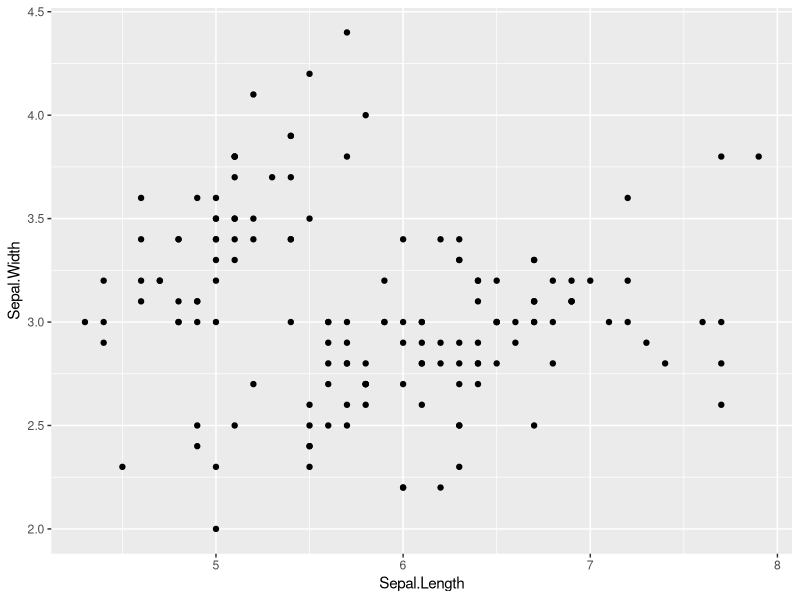
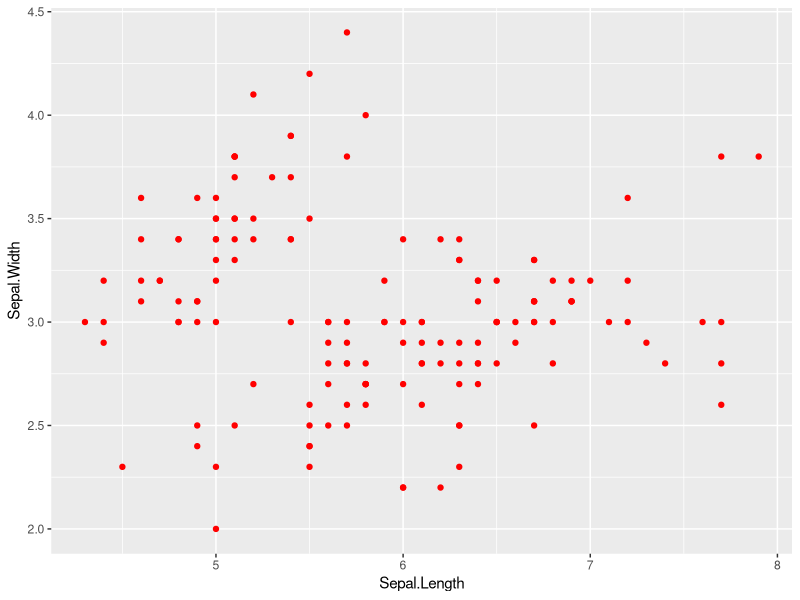
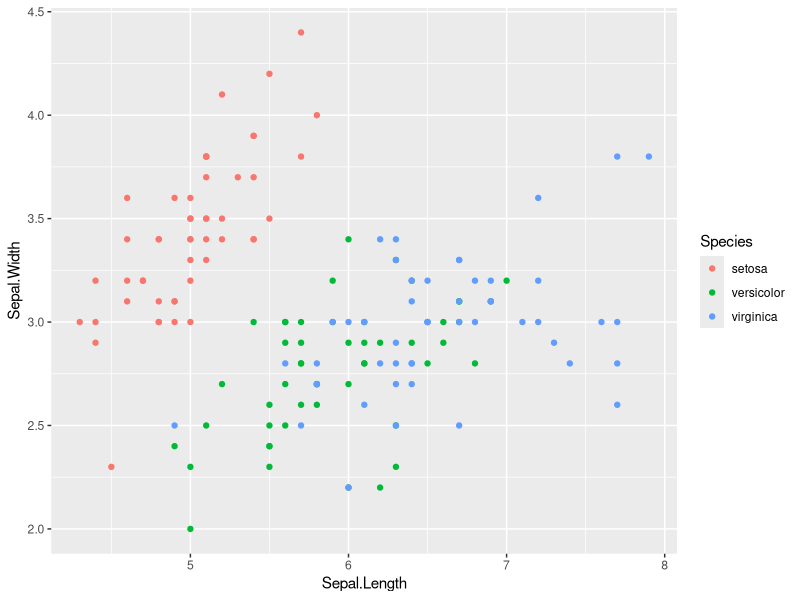
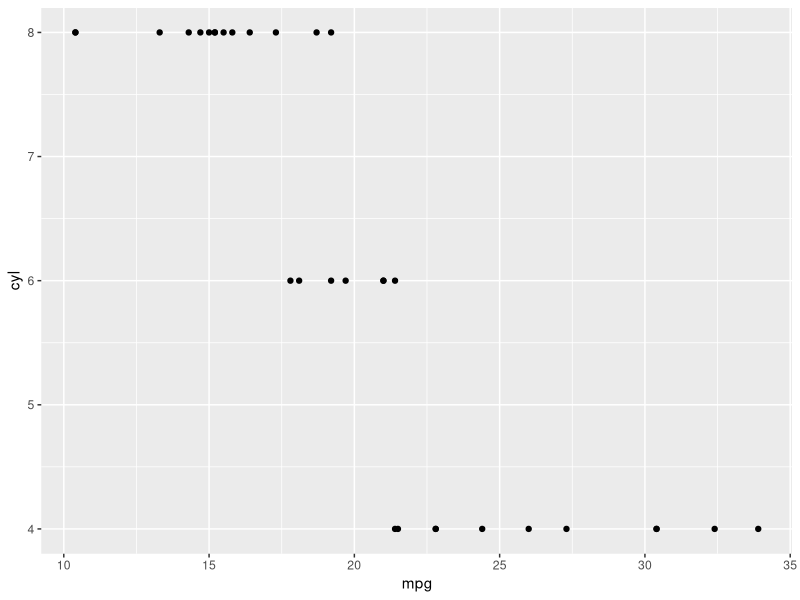
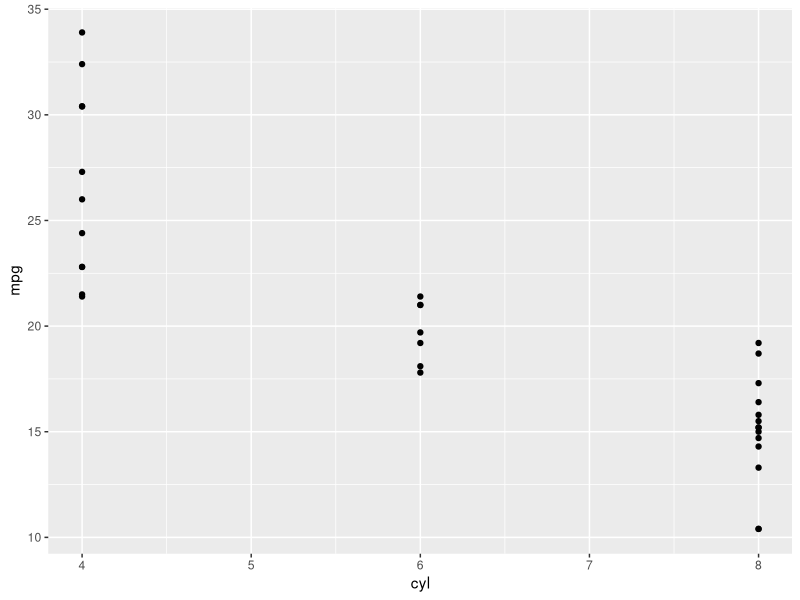
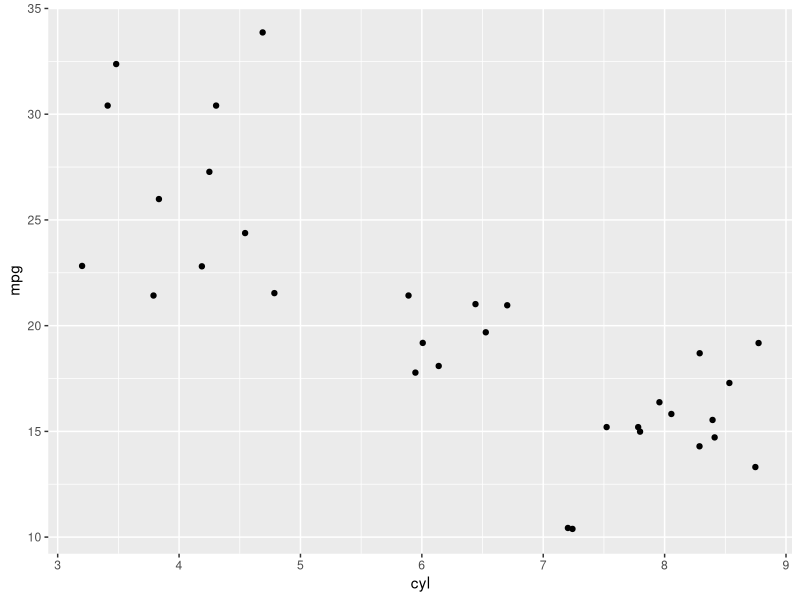
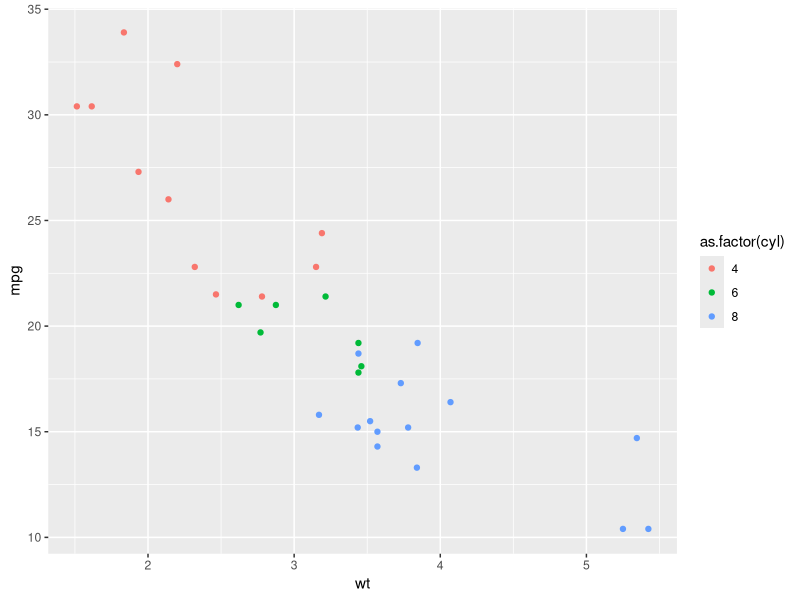
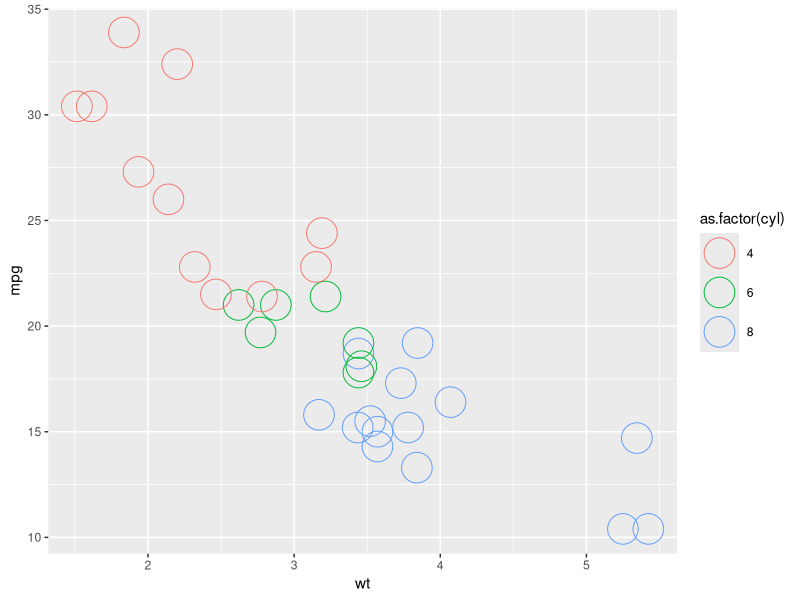

Write R code to recreate these figures, in order.
library(ggplot2)

# group by

ggplot(iris,aes(x = Sepal.Length,y=Sepal.Width)) +
  geom_point()

ggplot(iris,aes(x = Sepal.Length,y=Sepal.Width)) +
  geom_point(col = "red")

ggplot(iris) + 
  geom_point(aes(x = Sepal.Length,y=Sepal.Width,col=Species))


#mtcars
# 1 - Map mpg to x and cyl to y
ggplot(mtcars, aes(x = mpg, y = cyl)) +
  geom_point()

# 2 - Reverse: Map cyl to x and mpg to y
ggplot(mtcars, aes(x = cyl, y = mpg)) +
  geom_point()

# 2 - Reverse: Map cyl to x and mpg to y
ggplot(mtcars, aes(x = cyl, y = mpg)) +
  geom_jitter()
# 3 - Map wt to x, mpg to y and cyl to col
ggplot(mtcars, aes(x = wt, y = mpg, col = as.factor(cyl))) +
  geom_point()

# 4 - Change shape and size of the points in the above plot
ggplot(mtcars, aes(x = wt, y = mpg, col = as.factor(cyl))) +
  geom_point(shape = 21 , size = 10)


#The color aesthetic typically changes the outside outline of an object and the fill aesthetic 
#is typically the inside shading. However, as you saw in the last exercise, geom_point() is an exception. 
#Here you use color, instead of fill for the inside of the point. But it's a bit subtler than that.

# am and cyl are factors, wt is numeric
class(mtcars$am)
class(mtcars$cyl)
class(mtcars$wt)

# From the previous exercise
ggplot(mtcars, aes(x = wt, y = mpg, col = cyl)) +
  geom_point(shape = 1, size = 4)

# 1 - Map cyl to fill
ggplot(mtcars, aes(x = wt, y = mpg, fill = as.factor(cyl))) +
  geom_point(shape = 21, size = 4)

# 2 - Change shape and alpha of the points in the above plot
#A really nice alternative is shape = 21 which allows you to use both fill for the inside and col for the outline! 
#This is a great little trick for when you want to map two aesthetics to a dot.
ggplot(mtcars, aes(x = wt, y = mpg, fill = cyl)) +
  geom_point(shape = 24, alpha = 0.6, size = 4)

ggplot(mtcars, aes(x = wt, y = mpg, fill = cyl)) +
  geom_point(shape = 24, alpha = 0.6, size = 4,fill = "red")

# 3 - Map am to col in the above plot
ggplot(mtcars, aes(x = wt, y = mpg, fill = cyl, col = am)) +
  geom_point(shape = 21, alpha = 0.6, size = 4)


#------------Stop Here -----------------
#different mapping requirements
# Map cyl to size
ggplot(mtcars,aes(x=wt,y=mpg,size=cyl)) +
  geom_point()

# Map cyl to alpha
ggplot(mtcars,aes(x=wt,y=mpg,alpha=cyl)) +
  geom_point()

# Map cyl to shape 
ggplot(mtcars,aes(x=wt,y=mpg,shape=as.factor(cyl))) +
  geom_point()

# Map cyl to label, label needs to work with geom_text()
ggplot(mtcars,aes(x=wt,y=mpg,label=cyl)) +
  geom_point() +
  geom_text(size=4)


#x, y, color, fill, size, alpha, label and shape.
#use these arguments to set attributes of the plot, not aesthetics. 
#these attributes can overwrite the aesthetics of your plot!

# Define a hexadecimal color
my_color <- "#0FE0C0"

# 1 - First scatter plot, with col aesthetic:
ggplot(mtcars,aes(x=wt,y=mpg,col=cyl)) +
  geom_point()


# 2 - Plot 1, but set col attributes in geom layer:
ggplot(mtcars,aes(x=wt,y=mpg,col=cyl)) +
  geom_point(col=my_color)


# 3 - Plot 2, with fill instead of col aesthetic, plut shape and size attributes in geom layer.
my_color <- "#4ABEFF"
ggplot(mtcars,aes(x=wt,y=mpg,fill=cyl)) +
  geom_point(col=my_color,size=10,shape=23)



# Expand to draw points with alpha 0.5
ggplot(mtcars, aes(x = wt, y = mpg, fill = cyl)) +
  geom_point(alpha = 0.5)

# Expand to draw points with shape 24 and color yellow
ggplot(mtcars, aes(x = wt, y = mpg, fill = cyl)) +
  geom_point(shape = 24, color = 'yellow')

# Expand to draw text with label rownames(mtcars) and color red
ggplot(mtcars, aes(x = wt, y = mpg, fill = cyl)) +
  geom_text(label = rownames(mtcars), color = 'red')+
  geom_point()







# Variables in a data frame are mapped to aesthetics in aes(). (e.g. aes(col = cyl)) within ggplot(). 
#Visual elements are set by attributes in specific geom layers (geom_point(col = "red")). 
#Don't confuse these two things - here you're focusing on aesthetic mappings.

# Map mpg onto x, qsec onto y and factor(cyl) onto col (3 aesthetics):
ggplot(mtcars, aes(x = mpg, y = qsec, col = factor(cyl))) +
  geom_point()

# Add mapping: factor(am) onto shape (now 4 aesthetics):
ggplot(mtcars, aes(x = mpg, y = qsec, col = factor(cyl), shape = factor(am))) +
  geom_point()

# Add mapping: (hp/wt) onto size (now 5 aesthetics):
ggplot(mtcars, aes(x = mpg, y = qsec, col = factor(cyl), shape = factor(am), size = (hp/wt))) +
  geom_point()





#Modifying Aesthetics

#Position
#default position, identity
ggplot(iris,aes(x=Sepal.Length,y=Sepal.Width,col=Species)) +
    geom_point()
ggplot(iris,aes(x=Sepal.Length,y=Sepal.Width,col=Species)) +
  geom_point(position = "identity")


#jitter
ggplot(iris,aes(x=Sepal.Length,y=Sepal.Width,col=Species)) +
  geom_point(position = "jitter")

posn.j <- position_jitter(width = 0.1) 
ggplot(iris, aes(x = Sepal.Length, y = Sepal.Width, col = Species)) + 
  geom_point(position = posn.j)

#scale_
#name
ggplot(iris,aes(x=Sepal.Length,y=Sepal.Width,col=Species)) +
    geom_point(position="jitter")+
    scale_x_continuous("Length") +
    scale_y_continuous("Width") +
    scale_color_discrete("Classification")
#limits
ggplot(iris,aes(x=Sepal.Length,y=Sepal.Width,col=Species)) +
  geom_point(position="jitter")+
  scale_x_continuous("Sepal Length", limits = c(6,8)) +
  scale_y_continuous("Sepal Width") +
  scale_color_discrete("Species")
#breaks
ggplot(iris,aes(x=Sepal.Length,y=Sepal.Width,col=Species)) +
  geom_point(position="jitter")+
  scale_x_continuous("Sepal Length", limits = c(2,8), breaks=seq(1,8,1)) +
  scale_y_continuous("Sepal Width") +
  scale_color_discrete("Species")
#expand
ggplot(iris,aes(x=Sepal.Length,y=Sepal.Width,col=Species)) +
  geom_point(position="jitter")+
  scale_x_continuous("Sepal Length", limits = c(2,8), breaks=seq(2,8,3), expand=c(0,0)) +
  scale_y_continuous("Sepal Width") +
  scale_color_discrete("Species")
#labels
ggplot(iris,aes(x=Sepal.Length,y=Sepal.Width,col=Species)) +
  geom_point(position="jitter")+
  scale_x_continuous("Sepal Length", limits = c(2,8), breaks=seq(2,8,3), expand=c(0,0)) +
  scale_y_continuous("Sepal Width") +
  scale_color_discrete("Species Set",
                       labels = c("Versicolour 1","Setosa 2","Virginica 3"))
#labs
ggplot(iris,aes(x=Sepal.Length,y=Sepal.Width,col=Species)) +
  geom_point(position="jitter")+
  labs(x="Sepal Length",y="Sepal Width",col="Species Name")




#geom_bar practice
cyl.am <- ggplot(mtcars, aes(x = factor(cyl), fill = factor(am)))
cyl.am +
  geom_bar()
# Add geom (position = "stack" by default)
cyl.am + 
  geom_bar(position="stack")

# Fill - show proportion
cyl.am + 
  geom_bar(position = "fill")  

# Dodging - principles of similarity and proximity
cyl.am +
  geom_bar(position = "dodge") 

# Clean up the axes with scale_ functions
val = c("#E41A1C", "#377EB8")
lab = c("Manual", "Automatic")
cyl.am +
  geom_bar(position = "dodge") +
  scale_x_discrete("Cylinders") + 
  scale_y_continuous("Number") +
  scale_fill_manual("Transmission", values = val,  labels = lab) 





#Overplotting 1 - Point shape and transparency
# Basic scatter plot of wt on x-axis and mpg on y-axis; map cyl to col
ggplot(mtcars, aes(x = wt, y = mpg, color = cyl)) +
  geom_point(size = 4)

# Hollow circles - an improvement
ggplot(mtcars, aes(x = wt, y = mpg, color = cyl)) +
  geom_point(size = 4, shape = 1)

# Add transparency - very nice
ggplot(mtcars, aes(x = wt, y = mpg, color = cyl)) +
  geom_point(size = 4, alpha = 0.6)


#diamonds
# Scatter plot: carat (x), price (y), clarity (color)
ggplot(diamonds, aes(x = carat, y = price, color = clarity)) +
  geom_point()

# Adjust for overplotting
ggplot(diamonds, aes(x = carat, y = price, color = clarity)) +
  geom_point(alpha = 0.1)

# Scatter plot: clarity (x), carat (y), price (color)
ggplot(diamonds, aes(x = clarity, y = carat, color = price)) +
  geom_point(alpha = 0.5)

# Dot plot with jittering
ggplot(diamonds, aes(x = clarity, y = carat, color = price)) +
  geom_point(alpha = 0.1, position = "jitter")

